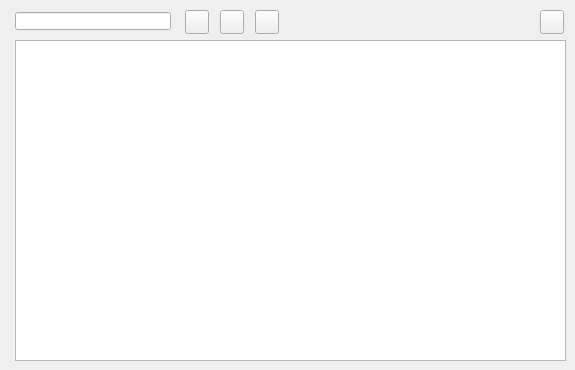
    <widget class="QWidget" name="tab_7">
     <attribute name="title">
      <string>Element</string>
     </attribute>
     <widget class="QTableView" name="tbl_element">
      <property name="geometry">
       <rect>
        <x>15</x>
        <y>40</y>
        <width>551</width>
        <height>321</height>
       </rect>
      </property>
      <property name="sortingEnabled">
       <bool>true</bool>
      </property>
     </widget>
     <widget class="QPushButton" name="btn_insert">
      <property name="geometry">
       <rect>
        <x>185</x>
        <y>10</y>
        <width>24</width>
        <height>24</height>
       </rect>
      </property>
      <property name="toolTip">
       <string>&lt;html&gt;&lt;head/&gt;&lt;body&gt;&lt;p&gt;Link element&lt;/p&gt;&lt;/body&gt;&lt;/html&gt;</string>
      </property>
      <property name="text">
       <string/>
      </property>
      <property name="icon">
       <iconset>
        <normaloff>../icons/111b.png</normaloff>../icons/111b.png</iconset>
      </property>
      <property name="iconSize">
       <size>
        <width>22</width>
        <height>22</height>
       </size>
      </property>
     </widget>
     <widget class="QPushButton" name="btn_delete">
      <property name="geometry">
       <rect>
        <x>220</x>
        <y>10</y>
        <width>24</width>
        <height>24</height>
       </rect>
      </property>
      <property name="toolTip">
       <string>&lt;html&gt;&lt;head/&gt;&lt;body&gt;&lt;p&gt;Unlink element&lt;/p&gt;&lt;/body&gt;&lt;/html&gt;</string>
      </property>
      <property name="text">
       <string/>
      </property>
      <property name="icon">
       <iconset>
        <normaloff>../icons/112b.png</normaloff>../icons/112b.png</iconset>
      </property>
      <property name="iconSize">
       <size>
        <width>22</width>
        <height>22</height>
       </size>
      </property>
     </widget>
     <widget class="QPushButton" name="open_element">
      <property name="geometry">
       <rect>
        <x>540</x>
        <y>10</y>
        <width>24</width>
        <height>24</height>
       </rect>
      </property>
      <property name="toolTip">
       <string>&lt;html&gt;&lt;head/&gt;&lt;body&gt;&lt;p&gt;Element data&lt;/p&gt;&lt;/body&gt;&lt;/html&gt;</string>
      </property>
      <property name="text">
       <string/>
      </property>
      <property name="icon">
       <iconset>
        <normaloff>../icons/134b.png</normaloff>../icons/134b.png</iconset>
      </property>
      <property name="iconSize">
       <size>
        <width>22</width>
        <height>22</height>
       </size>
      </property>
     </widget>
     <widget class="QLineEdit" name="element_id">
      <property name="geometry">
       <rect>
        <x>15</x>
        <y>12</y>
        <width>156</width>
        <height>18</height>
       </rect>
      </property>
     </widget>
     <widget class="QPushButton" name="new_element">
      <property name="geometry">
       <rect>
        <x>255</x>
        <y>10</y>
        <width>24</width>
        <height>24</height>
       </rect>
      </property>
      <property name="toolTip">
       <string>&lt;html&gt;&lt;head/&gt;&lt;body&gt;&lt;p&gt;New element&lt;/p&gt;&lt;/body&gt;&lt;/html&gt;</string>
      </property>
      <property name="text">
       <string/>
      </property>
      <property name="icon">
       <iconset>
        <normaloff>../icons/131b.png</normaloff>../icons/131b.png</iconset>
      </property>
      <property name="iconSize">
       <size>
        <width>22</width>
        <height>22</height>
       </size>
      </property>
     </widget>
    </widget>
